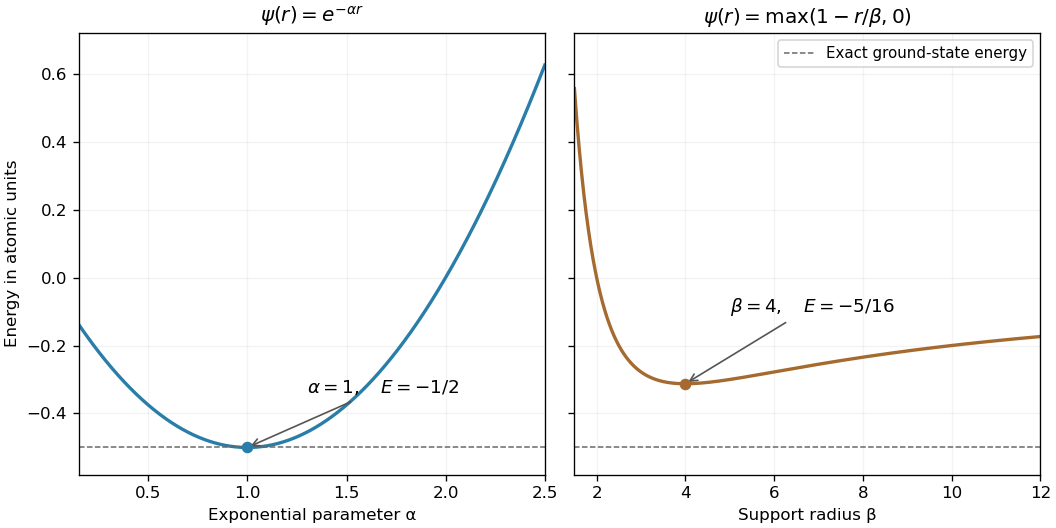

This chart was generated by the following Python code:
"""Original variational energy curves for two radial hydrogen trial families."""
from pathlib import Path
import numpy as np
import matplotlib.pyplot as plt

fig,axes=plt.subplots(1,2,figsize=(8.8,4.4),layout="constrained",sharey=True)
alpha=np.linspace(.15,2.5,700);beta=np.linspace(1.5,12,800)
axes[0].plot(alpha,alpha**2/2-alpha,color="#287ea8",lw=2)
axes[1].plot(beta,5/beta**2-2.5/beta,color="#a46a2f",lw=2)
axes[0].scatter([1],[-.5],color="#287ea8",s=35,zorder=5)
axes[1].scatter([4],[-5/16],color="#a46a2f",s=35,zorder=5)
axes[0].annotate(r"$\alpha=1,\quad E=-1/2$",xy=(1,-.5),xytext=(1.3,-.34),arrowprops=dict(arrowstyle="->",color="#555555"),fontsize=11)
axes[1].annotate(r"$\beta=4,\quad E=-5/16$",xy=(4,-5/16),xytext=(5,-.1),arrowprops=dict(arrowstyle="->",color="#555555"),fontsize=11)
axes[0].set(xlabel="Exponential parameter α",title=r"$\psi(r)=e^{-\alpha r}$",xlim=(.15,2.5))
axes[1].set(xlabel="Support radius β",title=r"$\psi(r)=\max(1-r/\beta,0)$",xlim=(1.5,12))
for ax in axes:
    ax.axhline(-.5,color="#666666",ls="--",lw=.9,label="Exact ground-state energy")
    ax.set_ylim(-.58,.72);ax.grid(alpha=.15)
axes[0].set_ylabel("Energy in atomic units")
axes[1].legend(loc="upper right",fontsize=9)
fig.savefig(Path(__file__).with_suffix(".png").name,dpi=120,facecolor="white")
plt.close(fig)
